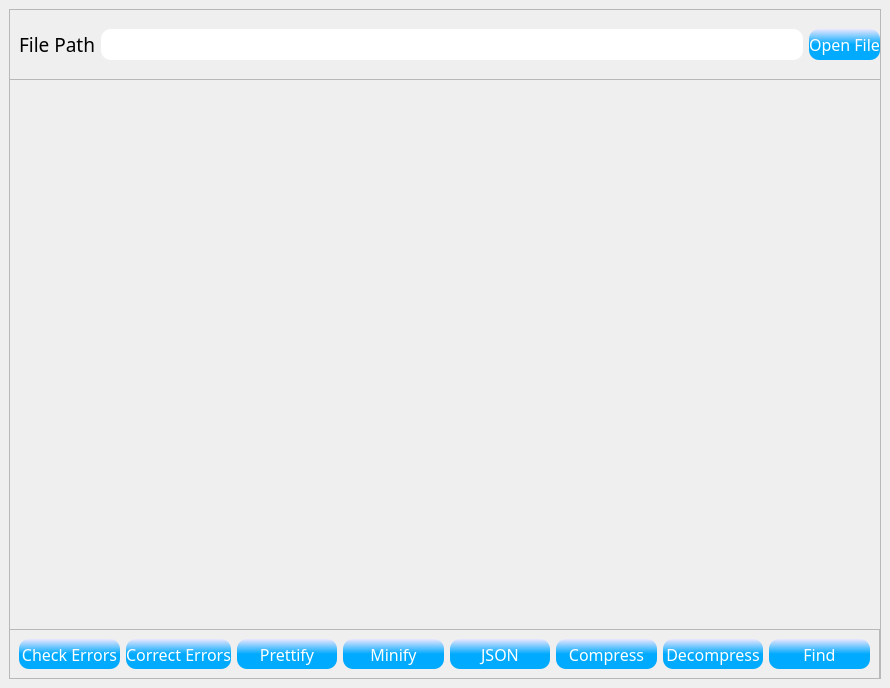
<?xml version="1.0" encoding="UTF-8"?>
<ui version="4.0">
 <class>XML_Editor</class>
 <widget class="QMainWindow" name="XML_Editor">
  <property name="geometry">
   <rect>
    <x>0</x>
    <y>0</y>
    <width>890</width>
    <height>688</height>
   </rect>
  </property>
  <property name="windowTitle">
   <string>XML_Editor</string>
  </property>
  <widget class="QWidget" name="centralwidget">
   <layout class="QVBoxLayout" name="verticalLayout">
    <item>
     <widget class="QFrame" name="frame_2">
      <property name="styleSheet">
       <string notr="true"/>
      </property>
      <property name="frameShape">
       <enum>QFrame::StyledPanel</enum>
      </property>
      <property name="frameShadow">
       <enum>QFrame::Raised</enum>
      </property>
      <widget class="QFrame" name="frame">
       <property name="geometry">
        <rect>
         <x>0</x>
         <y>0</y>
         <width>872</width>
         <height>71</height>
        </rect>
       </property>
       <property name="font">
        <font>
         <family>Bahnschrift SemiBold</family>
         <pointsize>18</pointsize>
         <bold>true</bold>
        </font>
       </property>
       <property name="frameShape">
        <enum>QFrame::StyledPanel</enum>
       </property>
       <property name="frameShadow">
        <enum>QFrame::Raised</enum>
       </property>
       <widget class="QWidget" name="">
        <property name="geometry">
         <rect>
          <x>10</x>
          <y>20</y>
          <width>861</width>
          <height>31</height>
         </rect>
        </property>
        <layout class="QHBoxLayout" name="horizontalLayout_2">
         <item>
          <widget class="QLabel" name="label">
           <property name="font">
            <font>
             <family>Bahnschrift</family>
             <pointsize>14</pointsize>
             <bold>false</bold>
            </font>
           </property>
           <property name="styleSheet">
            <string notr="true"/>
           </property>
           <property name="text">
            <string>File Path</string>
           </property>
          </widget>
         </item>
         <item>
          <widget class="QLineEdit" name="lineEdit">
           <property name="font">
            <font>
             <family>Bahnschrift</family>
             <pointsize>12</pointsize>
             <bold>false</bold>
            </font>
           </property>
           <property name="styleSheet">
            <string notr="true">QLineEdit{
background: white;

border-radius: 10px;
padding: 5px;
}</string>
           </property>
           <property name="frame">
            <bool>true</bool>
           </property>
          </widget>
         </item>
         <item>
          <widget class="QPushButton" name="pushButton">
           <property name="sizePolicy">
            <sizepolicy hsizetype="Minimum" vsizetype="Ignored">
             <horstretch>0</horstretch>
             <verstretch>0</verstretch>
            </sizepolicy>
           </property>
           <property name="font">
            <font>
             <family>Bahnschrift</family>
             <pointsize>12</pointsize>
             <bold>false</bold>
            </font>
           </property>
           <property name="styleSheet">
            <string notr="true">QPushButton{
background-color: qlineargradient(x1: 0, y1: 0.01, x2: 0, y2: 0.5, stop: 0 rgb(230, 230, 255), stop: 1 rgb(0, 170, 255));
border-style: solid;
border-color: black;
border-radius: 10px;
color: white;
}
QPushButton::hover{
background:rgba(0, 170, 255, 200);

}
QPushButton::pressed{
background: rgba(0, 170, 255, 200);

}</string>
           </property>
           <property name="text">
            <string>Open File</string>
           </property>
          </widget>
         </item>
        </layout>
       </widget>
      </widget>
      <widget class="QFrame" name="frame_3">
       <property name="geometry">
        <rect>
         <x>0</x>
         <y>620</y>
         <width>871</width>
         <height>50</height>
        </rect>
       </property>
       <property name="sizePolicy">
        <sizepolicy hsizetype="Preferred" vsizetype="Expanding">
         <horstretch>0</horstretch>
         <verstretch>0</verstretch>
        </sizepolicy>
       </property>
       <property name="font">
        <font>
         <pointsize>14</pointsize>
         <hintingpreference>PreferNoHinting</hintingpreference>
        </font>
       </property>
       <property name="contextMenuPolicy">
        <enum>Qt::ActionsContextMenu</enum>
       </property>
       <property name="frameShape">
        <enum>QFrame::StyledPanel</enum>
       </property>
       <property name="frameShadow">
        <enum>QFrame::Raised</enum>
       </property>
       <layout class="QHBoxLayout" name="horizontalLayout">
        <item>
         <widget class="QPushButton" name="pushButton_8">
          <property name="sizePolicy">
           <sizepolicy hsizetype="Minimum" vsizetype="Ignored">
            <horstretch>0</horstretch>
            <verstretch>0</verstretch>
           </sizepolicy>
          </property>
          <property name="minimumSize">
           <size>
            <width>0</width>
            <height>16</height>
           </size>
          </property>
          <property name="font">
           <font>
            <family>Bahnschrift</family>
            <pointsize>12</pointsize>
            <bold>false</bold>
            <hintingpreference>PreferDefaultHinting</hintingpreference>
           </font>
          </property>
          <property name="styleSheet">
           <string notr="true">QPushButton{
background-color: qlineargradient(x1: 0, y1: 0.01, x2: 0, y2: 0.5, stop: 0 rgb(230, 230, 255), stop: 1 rgb(0, 170, 255));
border-style: solid;
border-color: black;
border-radius: 10px;
color: white;
}
QPushButton::hover{
background:rgba(0, 170, 255, 200);

}
QPushButton::pressed{
background: rgba(0, 170, 255, 200);

}</string>
          </property>
          <property name="text">
           <string>Check Errors</string>
          </property>
         </widget>
        </item>
        <item>
         <widget class="QPushButton" name="pushButton_10">
          <property name="sizePolicy">
           <sizepolicy hsizetype="Minimum" vsizetype="Expanding">
            <horstretch>0</horstretch>
            <verstretch>0</verstretch>
           </sizepolicy>
          </property>
          <property name="minimumSize">
           <size>
            <width>68</width>
            <height>0</height>
           </size>
          </property>
          <property name="font">
           <font>
            <family>Bahnschrift</family>
            <pointsize>12</pointsize>
            <bold>false</bold>
            <hintingpreference>PreferDefaultHinting</hintingpreference>
           </font>
          </property>
          <property name="styleSheet">
           <string notr="true">QPushButton{
background-color: qlineargradient(x1: 0, y1: 0.01, x2: 0, y2: 0.5, stop: 0 rgb(230, 230, 255), stop: 1 rgb(0, 170, 255));
border-style: solid;
border-color: black;
border-radius: 10px;
color: white;
}
QPushButton::hover{
background:rgba(0, 170, 255, 200);

}
QPushButton::pressed{
background: rgba(0, 170, 255, 200);

}</string>
          </property>
          <property name="text">
           <string>Correct Errors</string>
          </property>
         </widget>
        </item>
        <item>
         <widget class="QPushButton" name="pushButton_9">
          <property name="sizePolicy">
           <sizepolicy hsizetype="Minimum" vsizetype="Ignored">
            <horstretch>0</horstretch>
            <verstretch>0</verstretch>
           </sizepolicy>
          </property>
          <property name="font">
           <font>
            <family>Bahnschrift</family>
            <pointsize>12</pointsize>
            <bold>false</bold>
            <hintingpreference>PreferDefaultHinting</hintingpreference>
           </font>
          </property>
          <property name="styleSheet">
           <string notr="true">QPushButton{
background-color: qlineargradient(x1: 0, y1: 0.01, x2: 0, y2: 0.5, stop: 0 rgb(230, 230, 255), stop: 1 rgb(0, 170, 255));
border-style: solid;
border-color: black;
border-radius: 10px;
color: white;
}
QPushButton::hover{
background:rgba(0, 170, 255, 200);

}
QPushButton::pressed{
background: rgba(0, 170, 255, 200);

}</string>
          </property>
          <property name="text">
           <string>Prettify</string>
          </property>
         </widget>
        </item>
        <item>
         <widget class="QPushButton" name="pushButton_5">
          <property name="sizePolicy">
           <sizepolicy hsizetype="Minimum" vsizetype="Ignored">
            <horstretch>0</horstretch>
            <verstretch>0</verstretch>
           </sizepolicy>
          </property>
          <property name="font">
           <font>
            <family>Bahnschrift</family>
            <pointsize>12</pointsize>
            <bold>false</bold>
            <hintingpreference>PreferDefaultHinting</hintingpreference>
           </font>
          </property>
          <property name="styleSheet">
           <string notr="true">QPushButton{
background-color: qlineargradient(x1: 0, y1: 0.01, x2: 0, y2: 0.5, stop: 0 rgb(230, 230, 255), stop: 1 rgb(0, 170, 255));
border-style: solid;
border-color: black;
border-radius: 10px;
color: white;
}
QPushButton::hover{
background:rgba(0, 170, 255, 200);

}
QPushButton::pressed{
background: rgba(0, 170, 255, 200);

}</string>
          </property>
          <property name="text">
           <string>Minify</string>
          </property>
         </widget>
        </item>
        <item>
         <widget class="QPushButton" name="pushButton_6">
          <property name="sizePolicy">
           <sizepolicy hsizetype="Minimum" vsizetype="Ignored">
            <horstretch>0</horstretch>
            <verstretch>0</verstretch>
           </sizepolicy>
          </property>
          <property name="font">
           <font>
            <family>Bahnschrift</family>
            <pointsize>12</pointsize>
            <bold>false</bold>
            <hintingpreference>PreferDefaultHinting</hintingpreference>
           </font>
          </property>
          <property name="styleSheet">
           <string notr="true">QPushButton{
background-color: qlineargradient(x1: 0, y1: 0.01, x2: 0, y2: 0.5, stop: 0 rgb(230, 230, 255), stop: 1 rgb(0, 170, 255));
border-style: solid;
border-color: black;
border-radius: 10px;
color: white;
}
QPushButton::hover{
background:rgba(0, 170, 255, 200);

}
QPushButton::pressed{
background: rgba(0, 170, 255, 200);

}</string>
          </property>
          <property name="text">
           <string>JSON</string>
          </property>
         </widget>
        </item>
        <item>
         <widget class="QPushButton" name="pushButton_7">
          <property name="sizePolicy">
           <sizepolicy hsizetype="Minimum" vsizetype="Ignored">
            <horstretch>0</horstretch>
            <verstretch>0</verstretch>
           </sizepolicy>
          </property>
          <property name="font">
           <font>
            <family>Bahnschrift</family>
            <pointsize>12</pointsize>
            <bold>false</bold>
            <hintingpreference>PreferDefaultHinting</hintingpreference>
           </font>
          </property>
          <property name="styleSheet">
           <string notr="true">QPushButton{
background-color: qlineargradient(x1: 0, y1: 0.01, x2: 0, y2: 0.5, stop: 0 rgb(230, 230, 255), stop: 1 rgb(0, 170, 255));
border-style: solid;
border-color: black;
border-radius: 10px;
color: white;
}
QPushButton::hover{
background:rgba(0, 170, 255, 200);

}
QPushButton::pressed{
background: rgba(0, 170, 255, 200);

}</string>
          </property>
          <property name="text">
           <string>Compress</string>
          </property>
         </widget>
        </item>
        <item>
         <widget class="QPushButton" name="pushButton_4">
          <property name="sizePolicy">
           <sizepolicy hsizetype="Minimum" vsizetype="Ignored">
            <horstretch>0</horstretch>
            <verstretch>0</verstretch>
           </sizepolicy>
          </property>
          <property name="font">
           <font>
            <family>Bahnschrift</family>
            <pointsize>12</pointsize>
            <bold>false</bold>
            <hintingpreference>PreferDefaultHinting</hintingpreference>
           </font>
          </property>
          <property name="styleSheet">
           <string notr="true">QPushButton{
background-color: qlineargradient(x1: 0, y1: 0.01, x2: 0, y2: 0.5, stop: 0 rgb(230, 230, 255), stop: 1 rgb(0, 170, 255));
border-style: solid;
border-color: black;
border-radius: 10px;
color: white;
}
QPushButton::hover{
background:rgba(0, 170, 255, 200);

}
QPushButton::pressed{
background: rgba(0, 170, 255, 200);

}</string>
          </property>
          <property name="text">
           <string>Decompress</string>
          </property>
         </widget>
        </item>
        <item>
         <widget class="QPushButton" name="pushButton_2">
          <property name="sizePolicy">
           <sizepolicy hsizetype="Preferred" vsizetype="Ignored">
            <horstretch>0</horstretch>
            <verstretch>0</verstretch>
           </sizepolicy>
          </property>
          <property name="font">
           <font>
            <family>Bahnschrift</family>
            <pointsize>12</pointsize>
            <bold>false</bold>
            <hintingpreference>PreferDefaultHinting</hintingpreference>
           </font>
          </property>
          <property name="styleSheet">
           <string notr="true">QPushButton{
background-color: qlineargradient(x1: 0, y1: 0.01, x2: 0, y2: 0.5, stop: 0 rgb(230, 230, 255), stop: 1 rgb(0, 170, 255));
border-style: solid;
border-color: black;
border-radius: 10px;
color: white;
}
QPushButton::hover{
background:rgba(0, 170, 255, 200);

}
QPushButton::pressed{
background: rgba(0, 170, 255, 200);

}</string>
          </property>
          <property name="text">
           <string>Find</string>
          </property>
         </widget>
        </item>
       </layout>
      </widget>
      <widget class="CodeEditor" name="widget" native="true">
       <property name="geometry">
        <rect>
         <x>-1</x>
         <y>69</y>
         <width>871</width>
         <height>551</height>
        </rect>
       </property>
      </widget>
     </widget>
    </item>
   </layout>
  </widget>
 </widget>
 <customwidgets>
  <customwidget>
   <class>CodeEditor</class>
   <extends>QWidget</extends>
   <header location="global">codeeditor.h</header>
   <container>1</container>
  </customwidget>
 </customwidgets>
 <resources/>
 <connections/>
</ui>
